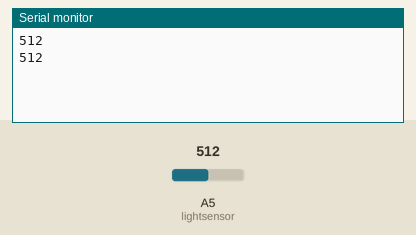
Simulated run of this sketch. Board: Arduino Uno, built with avr-gcc and run on an emulated ATmega328P. Shown: the last lines printed to the serial monitor. The test bench sets the inputs (shaded band); at power-on: A5 (lightsensor) = 512.

Above: at 1.8 s.
1.9 s: A5 (lightsensor) set to 716
At 2.4 s:
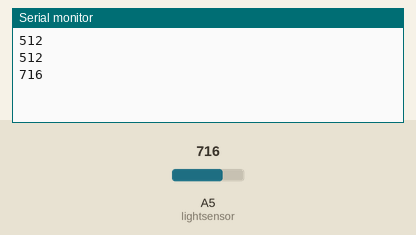
3.4 s: A5 (lightsensor) set to 900
At 4.8 s:
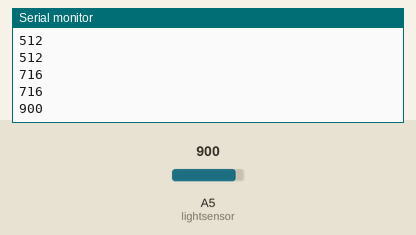
Timing chart, 0 to 6.4 s (numbered marks = the images above; inputs shaded):
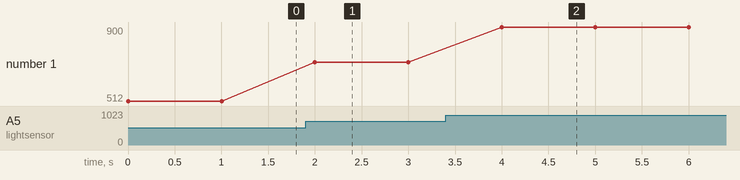

Measured:
- after the input at 1.9 s, the serial monitor: prints a new line after 0.10 s (image 1)
- after the input at 3.4 s, the serial monitor: prints a new line after 0.60 s (image 2)
- plotted number 1: 512 → 716 after the input at 1.9 s, 716 → 900 after the input at 3.4 s

The sketch:

LightSensor.ino
```cpp
int lightsensor= A5;
void setup() {
  // put your setup code here, to run once:
Serial.begin(9600);
}

void loop() {
  // put your main code here, to run repeatedly:
int lightlevel = analogRead(lightsensor);
Serial.println(lightlevel);
delay(1000);
}
```
